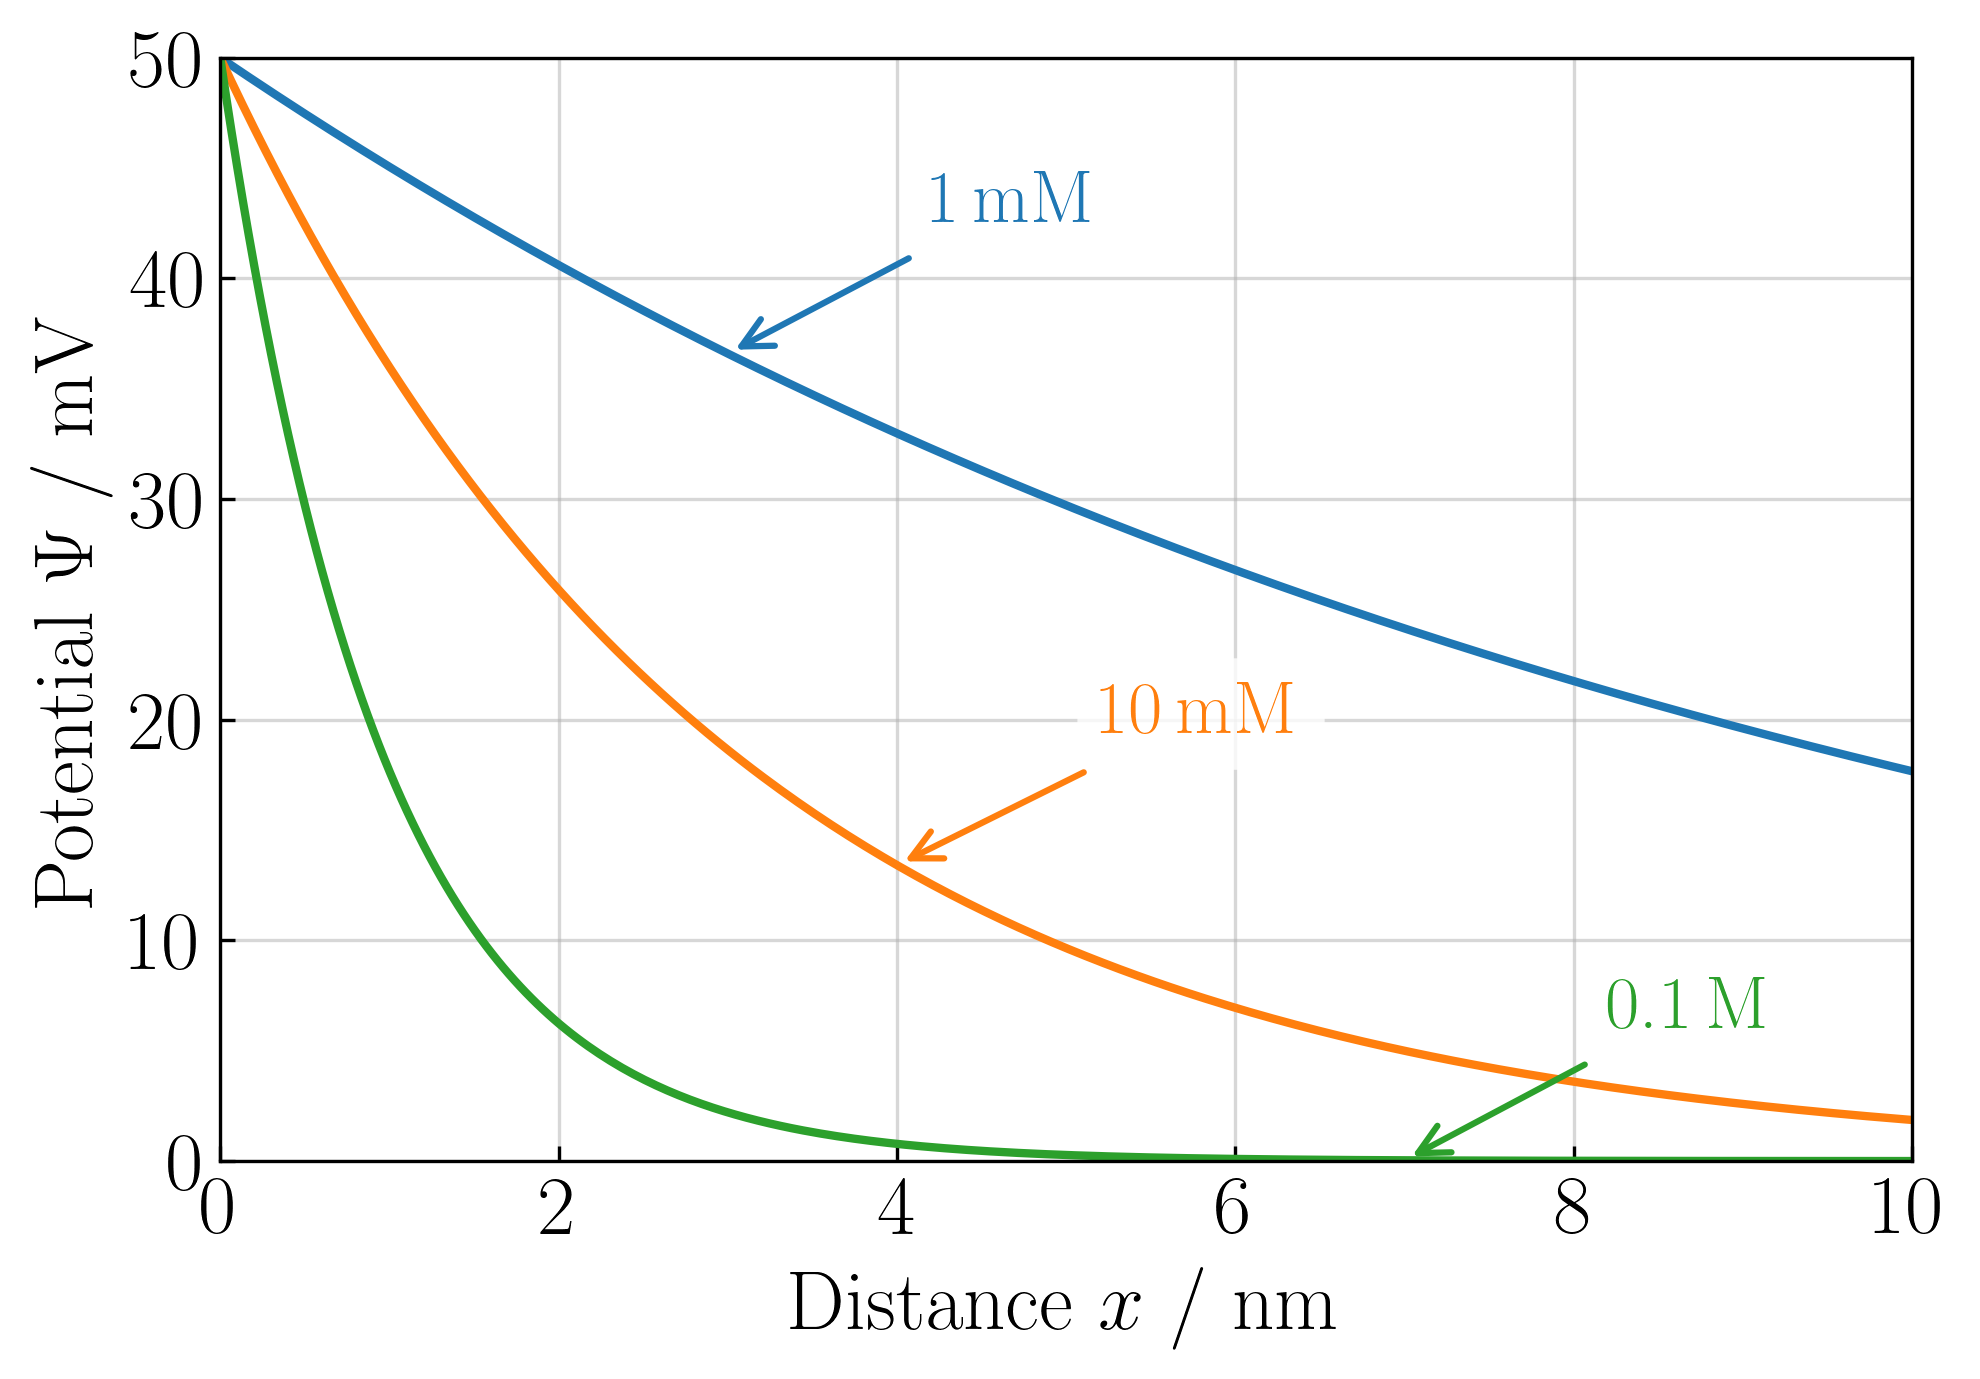

Write Python code to recreate this figure.
from matplotlib import pyplot as plt
import numpy as np

# Debye length for a monovalent salt at 25 °C:
#   lambda_D = 3.04 Å / sqrt(c / (1 mol L^-1))
# where c is the salt concentration in mol L^-1.

#Fontsize to 18 for everythig:
plt.rcParams.update({
    "font.size": 20,
    "font.family": "serif",
    "font.serif": ["CMU Serif", "DejaVu Serif", "Computer Modern"],
    "text.usetex": True
})

def debye_length(concentration_mol_per_l):
    return 3.04e-10 / np.sqrt(concentration_mol_per_l)


def potential_decay(distance_m, psi0=50e-3, lambda_D=None):
    return psi0 * np.exp(-distance_m / lambda_D)


def main():
    concentrations = {
        r"1$\,$mM": 1e-3,
        r"10$\,$mM": 1e-2,
        r"0.1$\,$M": 1e-1,
    }

    x_nm = np.linspace(0, 10, 300)
    x_m = x_nm * 1e-9
    psi0 = 50e-3

    plt.figure(figsize=(7, 5))
    annotation_positions = {
        r"1$\,$mM": (3.0, 13),
        r"10$\,$mM": (4.0, 22),
        r"0.1$\,$M": (7.0, 40),
    }

    for label, c in concentrations.items():
        lambda_D = debye_length(c)
        psi = potential_decay(x_m, psi0=psi0, lambda_D=lambda_D)
        line, = plt.plot(x_nm, psi * 1e3, linewidth=2)

        x_annot, y_annot = annotation_positions[label]
        y_curve = potential_decay(x_annot * 1e-9, psi0=psi0, lambda_D=lambda_D) * 1e3
        plt.annotate(
            label,
            xy=(x_annot, y_curve),
            xytext=(x_annot + 1.2, y_curve + 6),
            textcoords="data",
            arrowprops=dict(arrowstyle="->", color=line.get_color(), lw=1.5),
            color=line.get_color(),
            fontsize=18,
            bbox=dict(boxstyle="round,pad=0.3", fc="white", alpha=0.8, ec="none"),
        )

    plt.xlabel(r"Distance $x$ / nm")
    plt.ylabel(r"Potential $\Psi$ / mV")
    # plt.title("Electrostatic potential decay for monovalent salt concentrations at 25 °C")
    plt.xlim(0, 10)
    plt.ylim(0, 50)
    plt.grid(True, linestyle="-", alpha=0.5)
    plt.tick_params(direction="in", which="both")
    plt.tight_layout()
    plt.savefig("Debye_length.png", dpi=300, bbox_inches="tight")
    plt.savefig("Debye_length.pdf", bbox_inches="tight")
    plt.show()


if __name__ == "__main__":
    main()
